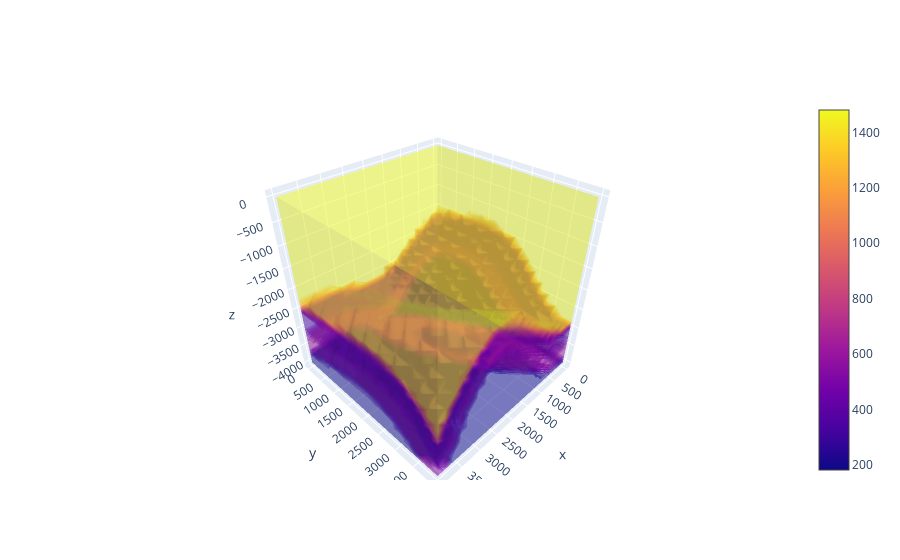

Write notebook code for a chart like this one.
### Code cell
yield_path = 'downscaled_models_03_05_2024__13_33_23.h5'

with h5py.File(yield_path, 'r') as f:
    perm = f['perm'][2]
    # dens = f['dens'][2]

plotly_plot(perm)

### Figure 1 — Plotly figure (JSON) as saved in the notebook; plotly's stock layout.template omitted (floating-point values rounded to 4 significant figures; data arrays with more than 128 entries replaced by an {"elided": "..."} marker saying what was removed)
{"data": [{"opacity": 0.3, "surface": {"count": 21}, "type": "volume", "value": {"elided": "9261 float values"}, "x": {"elided": "9261 int values"}, "y": {"elided": "9261 int values"}, "z": {"elided": "9261 int values"}}], "layout": {}}
